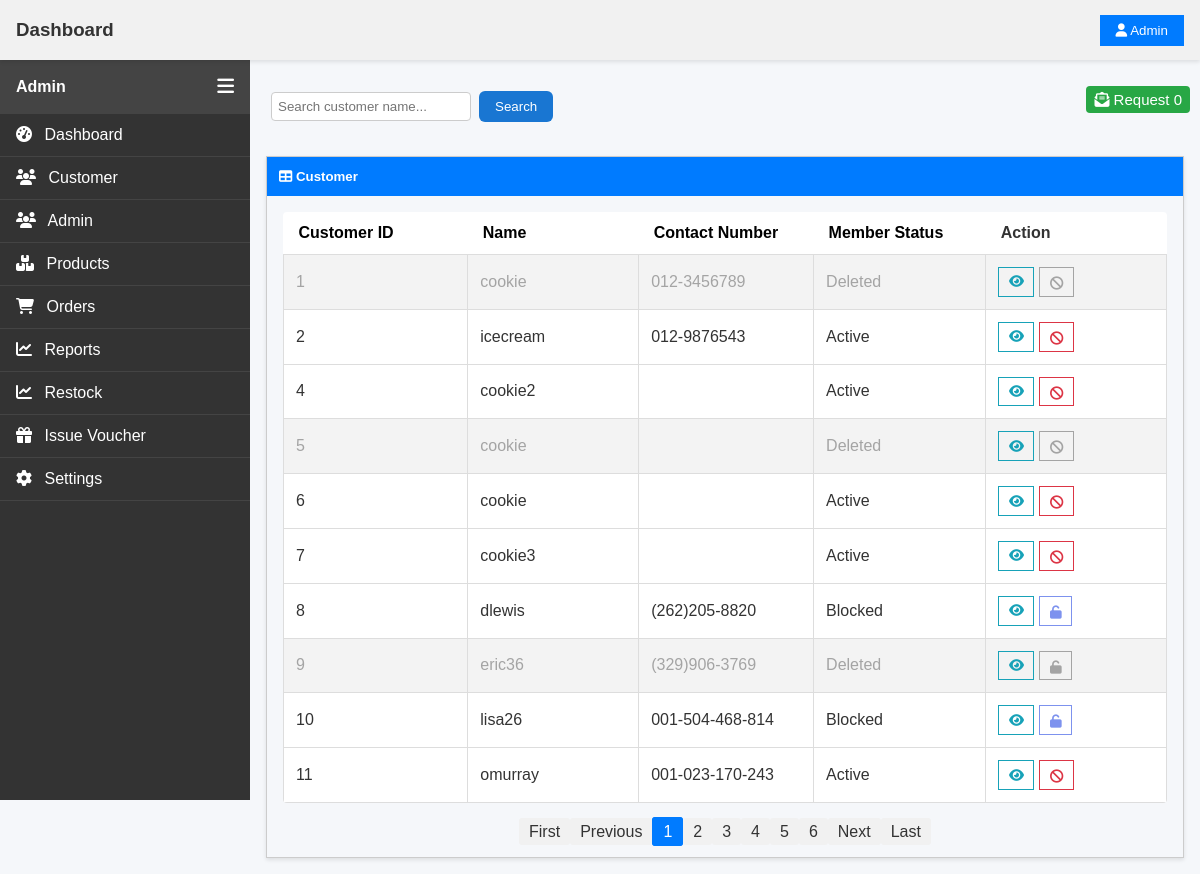
/pages/admin/view_customer.php (signed in), run on the app's committed database.
### tables this page shows
CREATE TABLE `user` (
  `userID` int(11) NOT NULL,
  `username` varchar(255) NOT NULL,
  `passwordHash` varchar(255) NOT NULL,
  `address` text DEFAULT NULL,
  `birthdate` date DEFAULT NULL,
  `email` varchar(255) NOT NULL,
  `emailVerified` tinyint(1) NOT NULL DEFAULT 0 COMMENT 'tinyint(1) is the same as boolean. 0 is false, 1 is true.',
  `phoneNo` varchar(15) DEFAULT NULL,
  `gender` enum('F','M','R') NOT NULL DEFAULT 'R' COMMENT 'F: Female. \r\nM: Male.\r\nR: Rather not say',
  `profilePic` varchar(255) DEFAULT NULL,
  `bio` varchar(1000) DEFAULT NULL,
  `memberStatus` enum('Active','Blocked') NOT NULL DEFAULT 'Active' COMMENT 'Active: regular registered user. Blocked: barred from admin from logging in.',
  `isDeleted` tinyint(1) NOT NULL DEFAULT 0 COMMENT 'tinyint(1) is the same as boolean. 0 is false, 1 is true.'
);

### pages/admin/view_customer.php (the view, shortened to what this page needs)
<?php
require '../../_base.php';
require_once  "../admin/main.php";
?>
<?php
$fields = [
    'userID' => 'Customer ID',
    'username' => 'Name',
    'phoneNo' => 'Contact Number',
    'memberStatus' => 'Member Status'
];
$username = $_GET['username'] ?? '';
$sort = req('sort');
key_exists($sort,$fields)||$sort='userID';
$dir = req('dir');
in_array($dir,['asc','desc'])||$dir='asc';
$page = req('page', 1);
require_once '../../Pager.php';
$p = new Pager("SELECT * FROM user WHERE username like ? ORDER BY $sort $dir", ["%$username%"], 10, $page);
$arr = $p->result;
$stmA = $_db->prepare("SELECT COUNT(*) AS TotalRequest FROM blockeduser WHERE role ='user' AND status='request'");
$stmA->execute();
$resultA = $stmA->fetch();
?>
<div class="main-content" style="  margin-left: var(--sidebar-width);
margin-top: 50px;
padding: 1rem;">
<div class="searchBar" style="display:flex;">
    <div>
<form class="search-box" method="get">
    <?= html_search('username', 'Search customer name...', 'padding: 6px; border-radius: 4px; border: 1px solid #ccc; width: 200px;') ?>
    <button  type="submit">Search</button>
    </form>
    </div>
    <div style="position: absolute; right: 0;">
    <a href="/pages/admin/view_customer_request.php" class="btn-add"><i class="fa-solid fa-envelope-open-text"></i> Request <?= htmlspecialchars($resultA->TotalRequest) ?></a>
    </div>
</div>
    <div class="container-table">
        <div class="tb-title">
            <h5 style="margin: 0;"><i class="fas fa-table"></i> Customer </h5>
        </div>
        <div style="padding: 1rem;">
            <table class="tb">
                <tr>
                <?php
        sorting($fields, $_GET['sort'] ?? '', $_GET['dir'] ?? '');
        ?>
        <th>Action</th>
                </tr>
                <?php foreach ($arr as $c): ?>
                    <tr class="row <?php if ($c->isDeleted == 1) echo 'deletedAccount' ?>">
                        <td class="content td"><?= $c->userID ?></td>
                        <td class="content td"><?= $c->username ?></td>
                        <td class="content td"><?= $c->phoneNo ?></td>
                        <td class="content td"><?= $c->isDeleted == 1 ? 'Deleted' : $c->memberStatus ?></td>
                        <td class="content td">
                            <div class="action">
                                <button class="action-btn-details" data-get="customer_detail.php?userID=<?= $c->userID ?>"><i class="fas fa-eye"></i></button>
                                <?php if ($c->memberStatus=='Active'): ?>
                                <button <?php if ($c->isDeleted == 1) echo 'disabled' ?>onclick="playSound()" class="action-btn-delete" data-post="/pages/admin/blockCustomer.php?userID=<?= $c->userID ?>" data-confirm="Are you sure you want to block this user?"><i class="fas fa-ban"></i></button>
                                <?php endif ?>
                                <?php if ($c->memberStatus=='Blocked'): ?>
                                <button <?php if ($c->isDeleted == 1) echo 'disabled' ?>onclick="playSound()" class="action-btn-unblocked" data-post="/pages/admin/unblockCustomer.php?userID=<?= $c->userID ?>" data-confirm="Are you sure you want to unblock this user?"><i class="fas fa-unlock"></i></button>
                                <?php endif ?>
                            </div>
                        </td>
                    </tr>
                <?php endforeach ?>
            </table>
            <div class="pagination" style="text-align: center; margin-top: 1rem;">
<?= $p->html("sort=$sort&dir=$dir") ?>
    </div>
        </div>
                                </div>
</div>
<?php
require '../../admin_foot.php';
?>

### pages/admin/main.php (shortened to what this page needs)
<!DOCTYPE html>
<html lang="en" data-theme="light">
<head>
  <link rel="stylesheet" href="https://cdnjs.cloudflare.com/ajax/libs/font-awesome/6.4.0/css/all.min.css">
  <link rel="stylesheet" href="/css/main.css">
  <link rel="stylesheet" href="/css/topbar.css">
  <link rel="stylesheet" href="/css/sidebar.css">
  <link rel="stylesheet" href="/css/admin.css">
  <link rel="stylesheet" href="../../lang.js">
  <?php link_stylesheet($stylesheetArray ?? ''); ?>
</head>
<body>
  <?php include __DIR__ . "/../../admin_topbar.php"; ?>
  <?php include __DIR__ . '/../../admin_sidebar.php'; ?>

### _base.php (shortened to what this page needs)
<?php
$time = time();
function link_stylesheet($stylesheetArray) {
    global $time;
    if (is_array($stylesheetArray)) {
        foreach ($stylesheetArray as $stylesheet) {
            echo "<link rel='stylesheet' href='$stylesheet?v=$time' />";
        }
    }
}
function req($key, $value=null){
    $value = $_REQUEST[$key] ?? $value;
    return is_array($value) ? array_map('trim',$value) : trim($value);
}
try {
    $_db = new PDO('mysql:dbname=web_based_assignment;host=localhost;port=3306', 'root', '', [
        PDO::ATTR_DEFAULT_FETCH_MODE => PDO::FETCH_OBJ,
        PDO::ATTR_ERRMODE => PDO::ERRMODE_EXCEPTION,
    ]);
}
catch (PDOException $e) {
    die("Database error: " . $e->getMessage());
}
if (is_logged_in("admin")) {
    global $_db;
    global $_admin;
    $_admin = $_db->query("SELECT * FROM `admin` WHERE id = '{$_SESSION['adminID']}'")->fetch();
}
function is_logged_in($role, $adminLevel = null): bool {
    if ($role == "user" ) {
        return isset($_SESSION['userID']);
    }
    else if ($role == "admin") {
        if (!$adminLevel) {
            return true;
        }
        global $_admin;
        return $_admin->adminLevel == $adminLevel;
    }
    else {
        return false;
    }
}
function admin_is_level($adminLevel) {
    global $_admin;
    return $_admin->adminLevel == $adminLevel;
}
function html_search($key, $placeholder = 'Search...', $style = '') {
    $value = htmlentities($_GET[$key] ?? '', ENT_QUOTES, 'UTF-8');
    return "<input
                type='text'
                name='$key'
                value='$value'
                placeholder='$placeholder'
                style='$style'>";
}
function sorting($fields, $sort, $dir, $href = '') {
    foreach ($fields as $k => $v) {
        $d = 'asc';
        $c = '';
        $queryString = http_build_query(array_merge($_GET, ['sort' => $k, 'dir' => $d]));
        echo "<th><a href='?$queryString' class='$c'>$v</a></th>";
    }
}

### admin_topbar.php (shortened to what this page needs)
<!DOCTYPE html>
<html lang="en">
<head>
  <link rel="stylesheet" href="/css/topbar.css">
</head>
<body>
<div class="topbar">
  <h3>Dashboard</h3>
  <div class="topbar-right">
    <div class="dropdown">
      <button class="dropdown-toggle" type="button">
        <i class="fas fa-user"></i> Admin
      </button>
    </div>
  </div>
</div>

### admin_sidebar.php
<div class="sidebar" id="sidebar">
  <div class="sidebar-header">
    <h4>Admin</h4>
    <button class="sidebar-toggle-btn" id="sidebarToggle">
      <i class="fas fa-bars"></i>
    </button>
  </div>
  <ul class="nav-links">
    <li>
      <a href="/pages/admin/admin_home.php"><i class="fas fa-tachometer-alt"></i> Dashboard</a>
    </li>
    <li>
      <a href="/pages/admin/view_customer.php"><i class="fas fa-users"></i> Customer</a>
    </li>
    <?php if(admin_is_level(adminLevel:"main")):?>
    <li>
      <a href="/pages/admin/admin_Management.php"><i class="fas fa-users"></i> Admin</a>
    </li>
    <?php endif?>
    <li>
      <a href="/pages/admin/product/admin_product.php"><i class="fas fa-boxes"></i> Products</a>
    </li>
    <li>
      <a href="/pages/admin/admin_order.php"><i class="fas fa-shopping-cart"></i> Orders</a>
    </li>
    <li>
      <a href="/pages/admin/product/adminProductAnlysis.php"><i class="fas fa-chart-line"></i> Reports</a>
    </li>
    <li>
      <a href="/pages/admin/product/stock.php"><i class="fas fa-chart-line"></i> Restock </a>
    </li>
    <li>
      <a href="/pages/admin/issueVoucher.php"><i class="fas fa-gift"></i> Issue Voucher </a>
    </li>
    <li>
      <a href="#"><i class="fas fa-cog"></i> Settings</a>
    </li>
  </ul>
</div>

### pager.php (shortened to what this page needs)
<?php
class Pager {
    public $page;
    public $page_count;
    public function __construct($query, $params, $limit, $page) {
        global $_db;
        $this->limit = ctype_digit($limit) ? max($limit, 1) : 10;
        $this->page = ctype_digit($page) ? max($page, 1) : 1;
        $q = preg_replace('/SELECT.+FROM/', 'SELECT COUNT(*) FROM', $query, 1);
        $stm = $_db->prepare($q);
        $stm->execute($params);
        $this->item_count = $stm->fetchColumn();
        $this->page_count = ceil($this->item_count / $this->limit);
        $offset = ($this->page - 1) * $this->limit;
        $stm = $_db->prepare($query . " LIMIT $offset, $this->limit");
        $stm->execute($params);
        $this->result = $stm->fetchAll();
    }
    public function html($href = '', $attr = '') {
        $prev = max($this->page - 1, 1);
        $next = min($this->page + 1, $this->page_count);
        echo "<nav class='pager' $attr>";
        echo "<a href='?page=1&$href'>First</a>";
        echo "<a href='?page=$prev&$href'>Previous</a>";
        for ($p = 1; $p <= $this->page_count; $p++) {
            $c = $p == $this->page ? 'active' : '';
            echo "<a href='?page=$p&$href' class='$c'>$p</a>";
        }
        echo "<a href='?page=$next&$href'>Next</a>";
        echo "<a href='?page=$this->page_count&$href'>Last</a>";
        echo "</nav>";
    }
}

### admin_foot.php (shortened to what this page needs)
</body>
</html>

### css/main.css (style rules this page uses)
body { margin: 0; padding: 0; font-family: Arial, sans-serif; background-color: #f8f9fa; color: #333; }
.main-content { margin-left: var(--sidebar-width); margin-top: 50px; padding: 1rem; }
.container-table { border: 1px solid #ccc; box-shadow: 0 2px 4px rgba(0,0,0,0.1); }
.tb-title { background-color: #007bff; color: #fff; padding: 0.75rem; }
.tb { width: 100%; border-collapse: collapse; }
.td { padding: 0.75rem; border: 1px solid #ddd; }
.action-btn-details { padding: 0.3rem 0.6rem; border: 1px solid #17a2b8; background: none; cursor: pointer; color: #17a2b8; }
.action-btn-delete { padding: 0.3rem 0.6rem; padding-top: 8px ; border: 1px solid #dc3545; background: none; cursor: pointer; color: #dc3545; }
.action-btn-unblocked { padding: 0.3rem 0.6rem; padding-top: 8px ; border: 1px solid #7d92ee; background: none; cursor: pointer; color: #7d92ee; }
.pagination a { padding: 5px 10px; background: #f1f1f1; text-decoration: none; border-radius: 3px; color: #333; }
.pagination { display: flex; justify-content: center; align-items: center; gap: 5px; }
.pagination .active { background-color: #007bff; color: #fff; border: 1px solid #007bff; }
.search-box { display: flex; align-items: center; gap: 0.5rem; flex: 1; }
.search-box input[type="text"] { padding: 0.5rem 1rem; border-radius: 6px; border: 1px solid #ccc; flex: 1; }
.search-box button { padding: 0.5rem 1rem; border: none; background-color: #1976d2; color: white; border-radius: 6px; cursor: pointer; transition: background-color 0.3s; }

### css/topbar.css (style rules this page uses)
:root { --topbar-height: 60px; }
.topbar { position: fixed; top: 0; left: 0; right: 0; height: var(--topbar-height); background-color: #f1f1f1; color: #333; display: flex; align-items: center; justify-content: space-between; padding: 0 1rem; box-shadow: 0 2px 4px rgba(0, 0, 0, 0.1); z-index: 9999; }
.topbar h3 { margin: 0; }
.topbar-right { display: flex; align-items: center; gap: 1rem; }
.dropdown { position: relative; }
.dropdown-toggle { background: #007bff; color: #fff; border: none; padding: 0.5rem 1rem; cursor: pointer; }

### css/sidebar.css (style rules this page uses)
:root { --sidebar-width: 250px; --topbar-height: 60px; }
.sidebar { position: fixed; top: var(--topbar-height); left: 0; width: var(--sidebar-width); height: calc(100vh - var(--topbar-height)); background-color: #333; color: #fff; transition: all 0.3s; overflow-y: auto; z-index: 9998; }
.sidebar-header { display: flex; justify-content: space-between; align-items: center; background-color: #444; padding: 1rem; }
.sidebar-header h4 { margin: 0; }
.sidebar-toggle-btn { background: none; border: none; color: #fff; font-size: 1.2rem; cursor: pointer; }
.nav-links { list-style: none; padding: 0; margin: 0; }
.nav-links li { border-bottom: 1px solid #444; }
.nav-links li a { display: block; padding: 0.75rem 1rem; color: #fff; text-decoration: none; transition: background-color 0.2s; }
.nav-links li a i { margin-right: 0.5rem; }
.active { background-color: #555; }

### css/admin.css (style rules this page uses)
* { box-sizing: border-box; }
:root { --side-container-width: 150px; }
body { margin: 0; font-family: Arial, sans-serif; }
.main-content { margin-left: var(--sidebar-width); margin-top: 50px; padding: 1rem; }
.container-table { border: 1px solid #ccc; box-shadow: 0 2px 4px rgba(0,0,0,0.1); }
.tb-title { background-color: #007bff; color: #fff; padding: 0.75rem; }
.tb { width: 100%; border-collapse: collapse; }
.td { padding: 0.75rem; border: 1px solid #ddd; }
.action-btn-details { padding: 0.3rem 0.6rem; border: 1px solid #17a2b8; background: none; cursor: pointer; color: #17a2b8; }
.action-btn-delete { padding: 0.3rem 0.6rem; padding-top: 8px ; border: 1px solid #dc3545; background: none; cursor: pointer; color: #dc3545; }
.action-btn-unblocked { padding: 0.3rem 0.6rem; padding-top: 8px ; border: 1px solid #7d92ee; background: none; cursor: pointer; color: #7d92ee; }
.tb th a { color: inherit; display: block; color:black; text-decoration: none; }

### css/admin_product.css (style rules this page uses)
* { margin: 0; padding: 0; box-sizing: border-box; }
body { font-family: Arial, sans-serif; background-color: #f5f7fa; color: #333; }
.btn-add { background-color: #28a745; }
table { width: 100%; border-collapse: collapse; background-color: #fff; margin-bottom: 20px; border-radius: 4px; overflow: hidden; }
table th, table td { padding: 12px 15px; text-align: left; border-bottom: 1px solid #ddd; }
table th { font-weight: 600; }
.pagination a { padding: 5px 10px; background: #f1f1f1; text-decoration: none; border-radius: 3px; color: #333; }

### data on the page
user: userID "1", username "cookie", phoneNo "012-3456789", isDeleted "Deleted"
user: userID "2", username "icecream", phoneNo "012-9876543", memberStatus "Active"
user: userID "4", username "cookie2", memberStatus "Active"
user: userID "5", username "cookie", isDeleted "Deleted"
user: userID "6", username "cookie", memberStatus "Active"
user: userID "7", username "cookie3", memberStatus "Active"
user: userID "8", username "dlewis", phoneNo "(262)205-8820", memberStatus "Blocked"
user: userID "9", username "eric36", phoneNo "(329)906-3769", isDeleted "Deleted"
user: userID "10", username "lisa26", phoneNo "001-504-468-814", memberStatus "Blocked"
user: userID "11", username "omurray", phoneNo "001-023-170-243", memberStatus "Active"

### other printed values
$resultA->TotalRequest "0"
$v "Customer ID"
$v "Name"
$v "Contact Number"
$v "Member Status"
